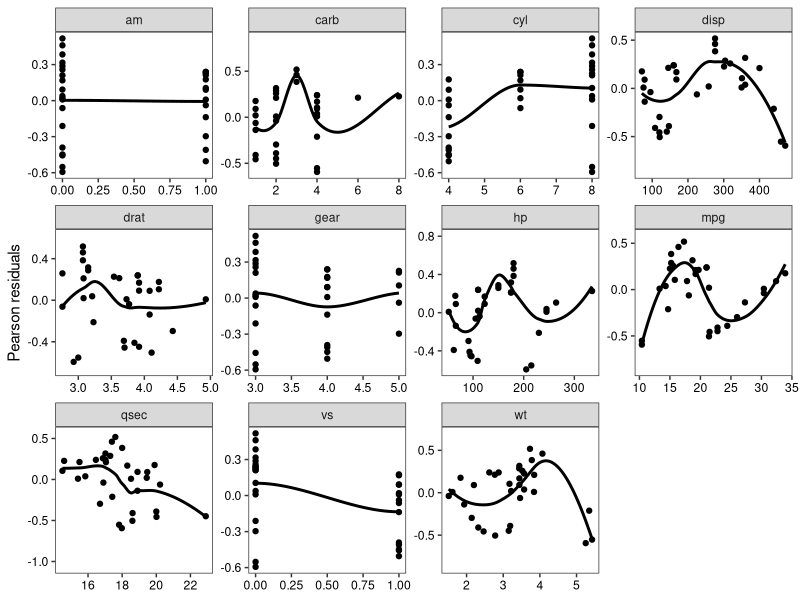

R code for this plot:
#############################################################################################
##############################################################################################

# Check the Pearson Residuals (Standardised residuals) for non-linear behaviour. 
# Author: Daniel Gschwentner
# Date: 25/09/2020

##############################################################################################

check.glm.nonlinear <- function(GLM){
  require(tidyverse)
  
  # Retrieve the residuals from the GLM. 
  pear.resid <- residuals.glm(GLM, type = "pearson")
  
  # Retrieve the data used to build the GLM. We want to plot the residuals against them. 
  glm.data <- GLM[["data"]] # I do not know how to limit this to only the columns used to build the models. 
  
  # Add residuals. 
  glm.data$pear.residuals <- pear.resid
  
  # Gather values. 
  glm.data2 <- glm.data %>% gather("key", "value", -pear.residuals)
  
  # Plot the results. 
  glm.data2 %>% ggplot(aes(value, pear.residuals)) + 
    geom_point() + 
    geom_smooth(method = "loess", col = "black", alpha = 0) + 
    facet_wrap(key~., scales = "free") + 
    labs(y = "Pearson residuals", x = NULL) + theme_bw() + 
    theme(panel.grid = element_blank(), 
          axis.text = element_text(colour = "black"))

}


###########################################################################################
# Reproducible example. 
data("mtcars")

# Build glm. 
glm_mt <- glm(cyl ~ mpg + disp + am, data = mtcars, family = poisson)

check.glm.nonlinear(glm_mt)  
